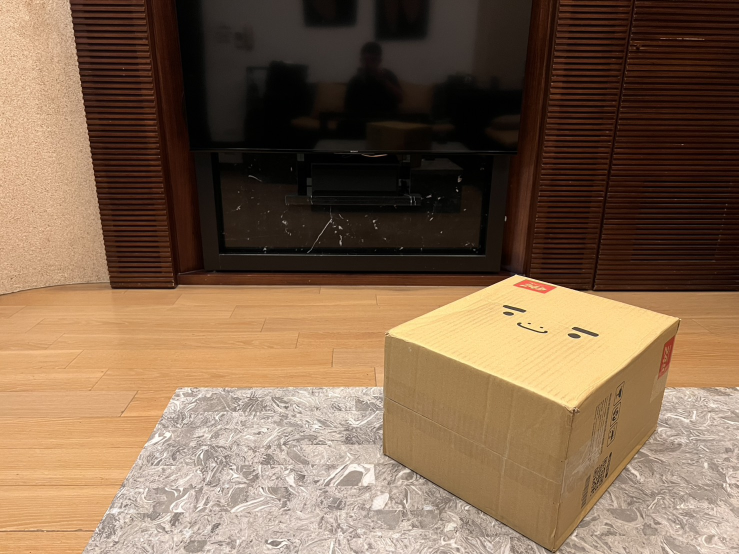
#> input picture a.jpg, 1477 x 1108 px, given in place of backgroung_left.jpg, which was not available (shown at 1/2 size)
$ python backgroundsynthethic.py
#> lines starting #> are read from the running program, lines starting #| are printed output that depends on the picture; after the words box and inside, x2 and y2 are one past the last pixel; in counts of white or black regions, pixels touching at a corner belong together; pictures that were not available may be replaced by others from this repository, and a replacement may not be noted
import cv2
import numpy as np

def read_image_mask(path):
#> called with path = 'backgroung_left.jpg'
    img = cv2.imread(path, cv2.IMREAD_UNCHANGED)
#> img is the input picture: shape (1108, 1477, 3); mean B, G, R 77.1, 100.6, 126.8
    if img is None:
        raise ValueError(f"Cannot read image: {path}")

    if img.shape[2] == 4:
        mask = img[:, :, 3] > 0
    else:
        gray = cv2.cvtColor(img, cv2.COLOR_BGR2GRAY)
        mask = gray > 0
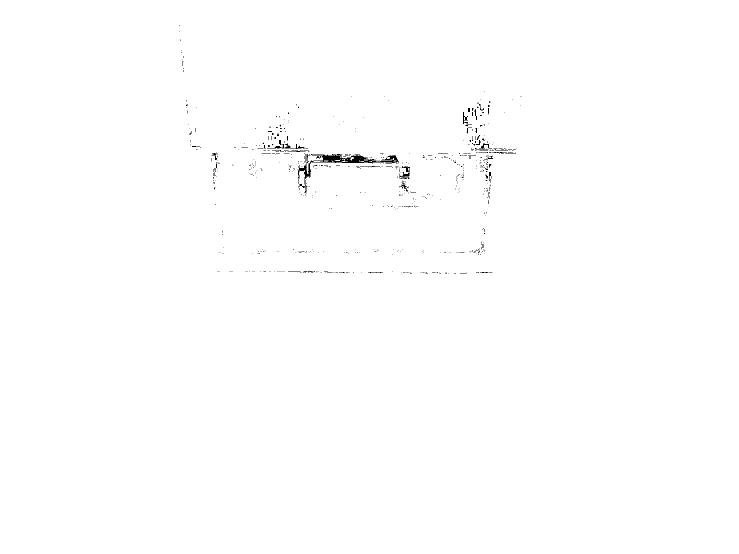
#> mask: shape (1108, 1477) bool (shown at 1/2 size); 99.6% white; black in thin lines or dots, all inside (x1, y1, x2, y2) = (359, 50, 1043, 547)
#> call 2 of read_image_mask, with path = 'backgroung_right.jpg'
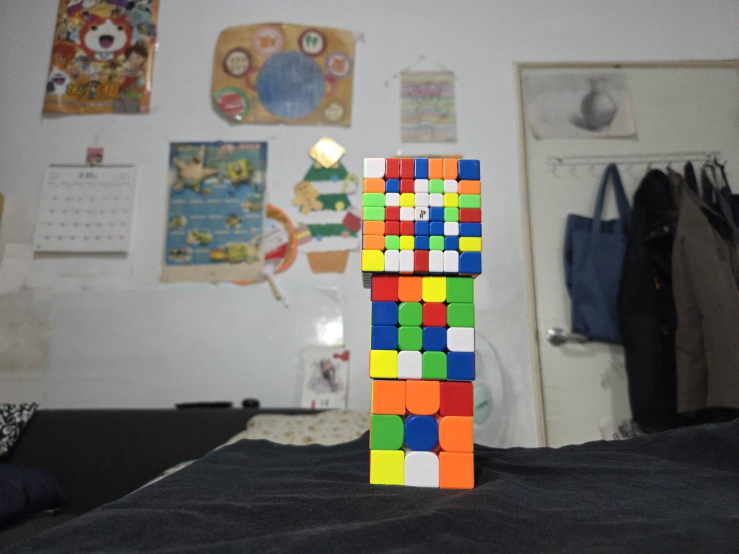
#> input picture cube_left.jpg, 1477 x 1108 px, given in place of backgroung_right.jpg, which was not available (shown at 1/2 size)
#> in read_image_mask, img is the input picture: shape (1108, 1477, 3); mean B, G, R 108.4, 113.9, 116.4
#> in read_image_mask (call 2), `mask = gray > 0`: mask: shape (1108, 1477) bool; every value is 1
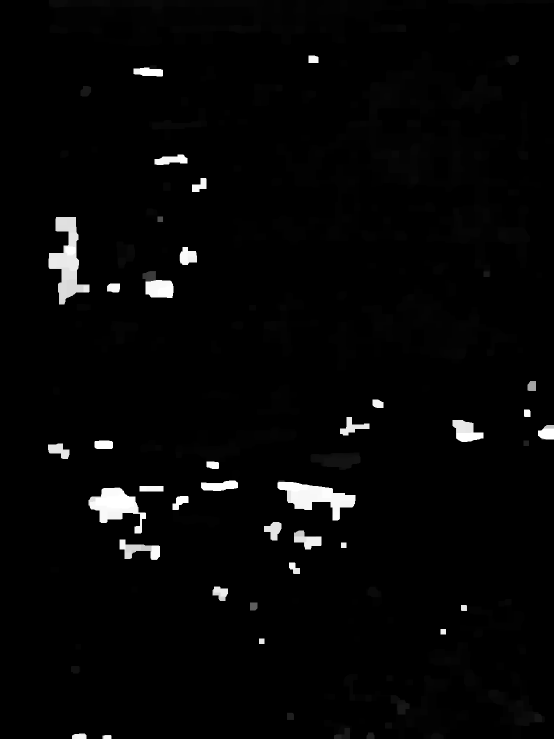
#> input picture disparity_left.png, 1108 x 1477 px, found by its file name (shown at 1/2 size)
#> further down, mask1 is the input picture: shape (1477, 1108); min 0, max 255, mean 5.9
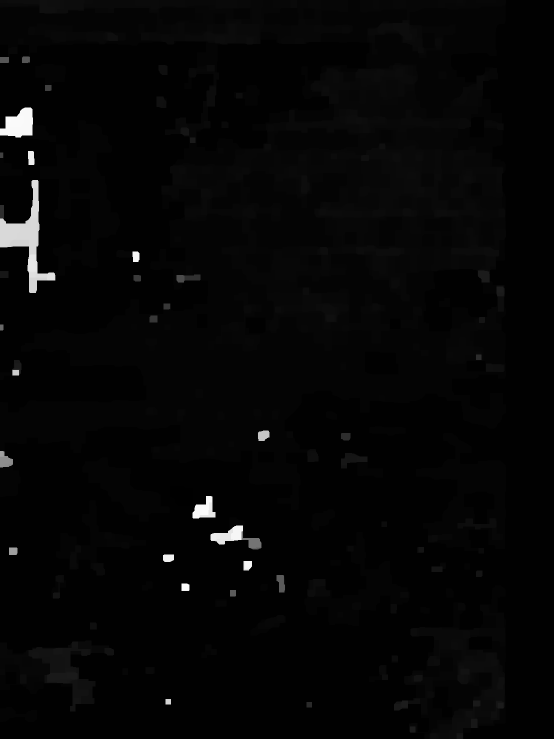
#> input picture disparity_right.png, 1108 x 1477 px, found by its file name (shown at 1/2 size)
#> further down, mask2 is the input picture: shape (1477, 1108); min 0, max 253, mean 5.3

    return img, mask

def overlapping_width(mask1, mask2):
    overlap = np.logical_and(mask1, mask2)
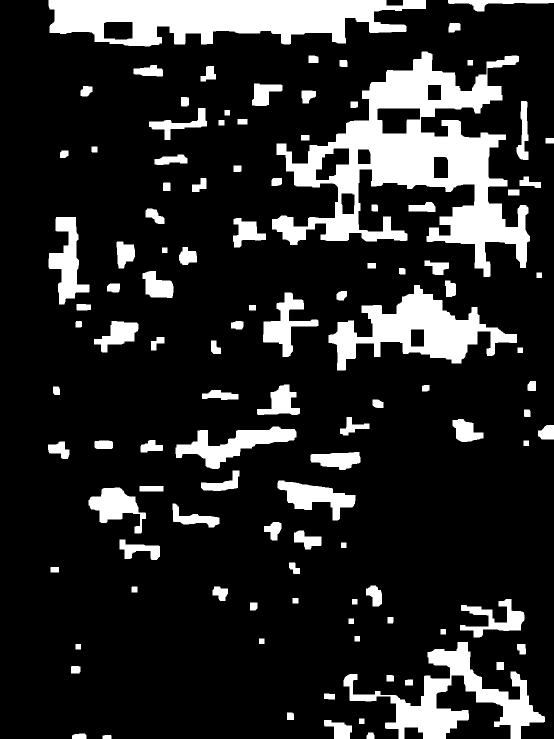
#> overlap: shape (1477, 1108) bool (shown at 1/2 size); 16.6% white; 109 white regions, largest, box (x1, y1, x2, y2) and area: (544, 103, 1060, 554) 81916, (97, 0, 852, 93) 46858, (657, 570, 1034, 741) 25316
    cols = np.any(overlap, axis=0)
    if not np.any(cols):
        return 0
    left = np.argmax(cols)
#> left = 96
    right = len(cols) - 1 - np.argmax(cols[::-1])
#> right = 1107
    width = right - left + 1
#> width = 1012
    return width

def combine_with_zero_fill(img1, mask1, img2, mask2):
    overlap_width = overlapping_width(mask1, mask2)
#> overlap_width = 1012

    new_width = img1.shape[1] - overlap_width + img2.shape[1]
#> new_width = 1942
    print(img1.shape[1], overlap_width, img2.shape[1], new_width)
#| 1477 1012 1477 1942
    new_height = max(img1.shape[0], img2.shape[0])
#> new_height = 1108
    combined = np.zeros((new_height, new_width, img1.shape[2]), dtype=img1.dtype)

    # 放 img1 到左邊
    combined[:img1.shape[0], :img1.shape[1]] = img1
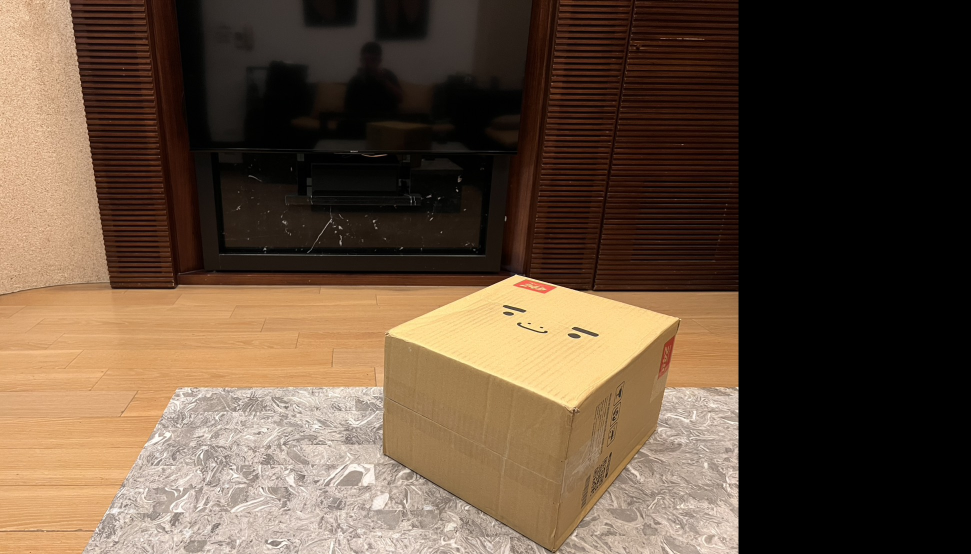
#> combined: shape (1108, 1942, 3) (shown at 1/2 size); mean B, G, R 58.6, 76.5, 96.5

    cv2.imshow("background.jpg", combined)
    cv2.waitKey(0)

    start_x = img1.shape[1] - overlap_width
#> start_x = 465

    # 放 img2 到重疊右側開始的位置
    combined[:img2.shape[0], start_x:start_x + img2.shape[1]] = img2
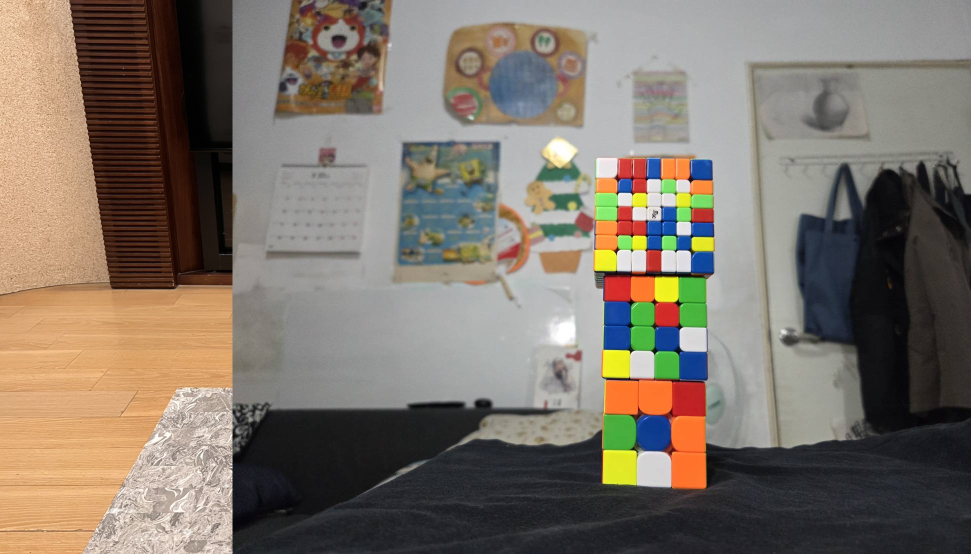
#> combined: shape (1108, 1942, 3) (shown at 1/2 size); mean B, G, R 105.3, 116.5, 126.9
    cv2.imshow("background.jpg", combined)
    cv2.waitKey(0)

    # 在重疊區域做黑色(0)像素補齊
    overlap_start = start_x
#> overlap_start = 465
    overlap_end = start_x + overlap_width
#> overlap_end = 1477

    img1_overlap_x = slice(img1.shape[1] - overlap_width, img1.shape[1])
    img2_overlap_x = slice(0, overlap_width)

    for y in range(new_height):
        for c in range(img1.shape[2]):
            img1_pixels = img1[y, img1_overlap_x, c] if y < img1.shape[0] else np.zeros(overlap_width, dtype=img1.dtype)
            img2_pixels = img2[y, img2_overlap_x, c] if y < img2.shape[0] else np.zeros(overlap_width, dtype=img2.dtype)
            combined_pixels = combined[y, overlap_start:overlap_end, c]

            for i in range(overlap_width):
                if combined_pixels[i] == 0:
                    if img1_pixels[i] != 0:
                        combined_pixels[i] = img1_pixels[i]
                    elif img2_pixels[i] != 0:
                        combined_pixels[i] = img2_pixels[i]

            combined[y, overlap_start:overlap_end, c] = combined_pixels
#> combined: shape (1108, 1942, 3); 0.06% of pixels changed, all inside (x1, y1, x2, y2) = (1192, 332, 1415, 977)

#> (the run stopped early here; a loop or call above may not have finished)
